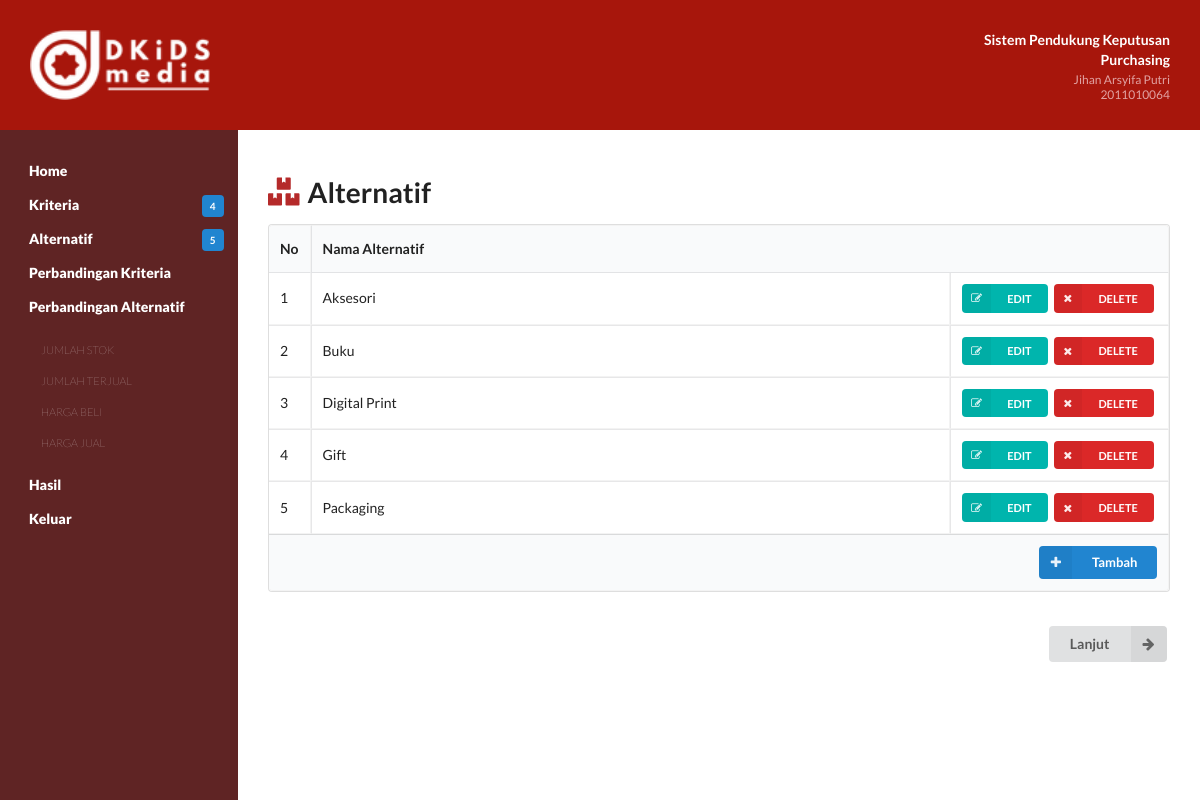
/php/alternatif.php, run on the app's committed database.
### tables this page shows
CREATE TABLE `alternatif` (
  `id` int(11) NOT NULL,
  `nama` varchar(20) NOT NULL
);

### php/alternatif.php (the view, shortened to what this page needs)
<!doctype html>
<html lang="en">
<head>
	<link rel="stylesheet" href="https://cdnjs.cloudflare.com/ajax/libs/font-awesome/5.8.2/css/all.min.css"
 />
	<link rel="stylesheet" href="./css/style.css" />
</head>
<body>
	<?php
	include('fungsi.php');
	include('header.php');
	?>
	<section class="content">
		<div class="judul-hal">
			<i class="fas fa-boxes font-a" style="color: #b52a2a; margin-right: 8px; font-size: 28px;"></i>
			<h1 class="ui header" style="margin: 0;">Alternatif</h1>
		</div>
		<table class="ui celled table">
			<thead>
				<tr>
					<th class="collapsing">No</th>
					<th colspan="2">Nama Alternatif</th>
				</tr>
			</thead>
			<tbody>
				<?php
				$query = "SELECT id,nama FROM alternatif ORDER BY id";
				$result = mysqli_query($koneksi, $query);
				$i = 0;
				while ($row = mysqli_fetch_array($result)) {
					$i++;
					?>
					<tr>
						<td><?php echo $i ?></td>
						<td><?php echo $row['nama'] ?></td>
						<td class="right aligned collapsing">
							<form method="post" action="alternatif.php">
								<button type="submit" name="edit" class="ui mini teal left labeled icon button"><i
										class="right edit icon"></i>EDIT</button>
								<button type="submit" name="delete" class="ui mini red left labeled icon button"><i
										class="right remove icon"></i>DELETE</button>
							</form>
						</td>
					</tr>
				<?php } ?>
			</tbody>
			<tfoot class="full-width">
				<tr>
					<th colspan="3">
						<a href="tambah.php?jenis=alternatif">
							<div class="ui right floated small primary labeled icon button">
								<i class="plus icon"></i>Tambah
							</div>
						</a>
					</th>
				</tr>
			</tfoot>
		</table>
		<br>
		<form action="bobot_kriteria.php">
			<button class="ui right labeled icon button" style="float: right;">
				<i class="right arrow icon"></i>
				Lanjut
			</button>
		</form>
	</section>
</body>
</html>

### css/style.css (style rules this page uses)
html { display: -webkit-box; display: -ms-flexbox; display: flex; -webkit-box-orient: vertical; -webkit-box-direction: normal; -ms-flex-direction: column; flex-direction: column; }
body { display: -webkit-box; display: -ms-flexbox; display: flex; -webkit-box-orient: vertical; -webkit-box-direction: normal; -ms-flex-direction: column; flex-direction: column; min-height: 100vh; }
.content { display: block; -webkit-box-flex: 1; -ms-flex: 1; flex: 1; }
body { margin: 0; background: #fff; }
header, nav, section, footer { padding: 10px 30px; margin: 0; color: #fff; }
section { background: white; color: black; padding: 30px; }
.content table { border-collapse: collapse; }
.content th, .content td { border: 1px solid #f3f3f3; }
.font-a { font-size: 23px; }
.judul-hal { display: flex; align-items: center; margin-bottom: 7px; margin-top: 14px; }

### data on the page
alternatif: nama "Aksesori"
alternatif: nama "Buku"
alternatif: nama "Digital Print"
alternatif: nama "Gift"
alternatif: nama "Packaging"

### other printed values
getJumlahKriteria() "4"
getJumlahAlternatif() "5"
getKriteriaNama($i) "JUMLAH STOK"
getKriteriaNama($i) "JUMLAH TERJUAL"
getKriteriaNama($i) "HARGA BELI"
getKriteriaNama($i) "HARGA JUAL"
